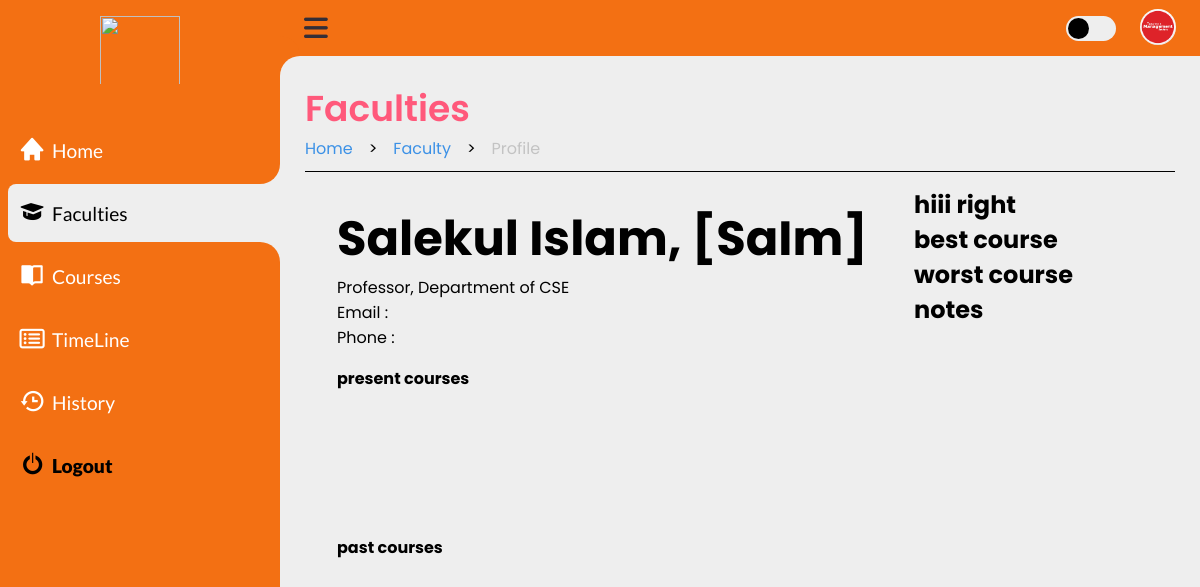
The app's page /faculty/faculty_profile.php?f_id=4 (signed in) with its own data.
### tables this page shows
CREATE TABLE `accounts` (
  `ac_id` int(2) NOT NULL,
  `username` varchar(35) NOT NULL,
  `useremail` varchar(50) NOT NULL,
  `userpassword` varchar(255) NOT NULL,
  `priority` int(3) NOT NULL,
  `img` varchar(255) NOT NULL
);

CREATE TABLE `faculty` (
  `f_id` int(4) NOT NULL,
  `f_name` varchar(70) NOT NULL,
  `f_code` varchar(20) NOT NULL,
  `f_mail` varchar(50) NOT NULL,
  `f_contact` varchar(11) NOT NULL,
  `dept` varchar(50) NOT NULL,
  `desig` varchar(50) NOT NULL,
  `f_room` int(5) NOT NULL,
  `f_current_T` int(2) NOT NULL DEFAULT 0,
  `f_max_T` int(2) NOT NULL DEFAULT 0,
  `f_current_L` int(2) NOT NULL DEFAULT 0,
  `f_max_L` int(2) NOT NULL DEFAULT 0,
  `visible` int(2) NOT NULL DEFAULT 1
);

### accounts/fetch_info_BE.php (called while the page is built, shortened)
<?php
    include('/xampp/htdocs/web_Progrmming_project/db_con.php');
    if (isset($_SESSION['ac_id']) && isset($_SESSION['prior'])) {
        $ac_id = $_SESSION['ac_id'];
        $prior = $_SESSION['prior'];
        $sql = "SELECT username, useremail, img FROM accounts WHERE ac_id = $ac_id AND priority = $prior";
        $result = mysqli_query($con, $sql);
            if (mysqli_num_rows($result) == 1) {
                $row = mysqli_fetch_array($result);
                $img = $row['img'];
            } else {
                $_SESSION['red'] = "Warning: Failed to fetch data";
                exit(0);
            }
        } else {
            $_SESSION['red'] = "Warning: Please Login First";
            header("Location: /log_Sign/Login.php");
            exit(0);
    }
?>

### faculty/faculty_details_BE.php (called while the page is built, shortened)
<?php
    include('/xampp/htdocs/web_Progrmming_project/db_con.php');
if (isset($_SESSION['ac_id']) && isset($_SESSION['prior'])) {
    if (isset($_GET['f_id'])) {
        $f_id = $_GET['f_id'];
        $sql = "SELECT * FROM faculty WHERE f_id = $f_id";
        $result = $con->query($sql);
        if ($result->num_rows > 0) {
            while ($row = $result->fetch_assoc()) {
                $f_name = $row['f_name'];
                $f_code = $row['f_code'];
                $dept = $row['dept'];
                $desig = $row['desig'];
            }
        } else {
            echo 'error';
        }
    } else {
        echo 'error';
    }
} else {
    echo 'Unauthorized access';
}
?>

### faculty/faculty_profile.php (the view, shortened to what this page needs)
<?php
    include('/xampp/htdocs/web_Progrmming_project/accounts/fetch_info_BE.php');
    include('/xampp/htdocs/web_Progrmming_project/faculty/faculty_details_BE.php');
?>
<!DOCTYPE html>
<html lang="en">
    <head>
        <link rel="stylesheet" href="https://cdnjs.cloudflare.com/ajax/libs/font-awesome/6.4.0/css/all.min.css"/>
        <link href='https://unpkg.com/boxicons@2.1.4/css/boxicons.min.css' rel='stylesheet'>
        <link rel="stylesheet" href="/faculty/faculty_profile.css">
    </head>
    <body>
        <section class="sidebar">
            <a href="#" class="logo">
                <img src="#"/>
            </a>
            <ul class="side-menu top">
                <li>
                <a href="/home/Home.php" class="nav-link">
                    <i style="font-size: 1.7rem;" class='bx bxs-home' ></i>
                    <span class="text">Home</span>
                </a>
                </li>
                <li class="active">
                <a href="/faculty/Faculty.php" class="nav-link">
                    <i style="font-size: 1.7rem;" class='bx bxs-graduation' ></i>
                    <span class="text">Faculties</span>
                </a>
                </li>
                <li>
                <a href="/course/course.php" class="nav-link">
                    <i style="font-size: 1.6rem;" class='bx bxs-book-open'></i>
                    <span class="text">Courses</span>
                </a>
                </li>
                <li>
                <a href="/timeline/timeline.php" class="nav-link">
                    <i style="font-size: 1.4rem;" class="fa-regular fa-rectangle-list"></i>
                    <span class="text">TimeLine</span>
                </a>
                </li>
                <li>
                    <a href="/history/history.php" class="nav-link">
                        <i style="font-size: 1.7rem;" class='bx bx-history' ></i>
                        <span class="text">History</span>
                    </a>
                </li>
                <li>
                <a href="/log_Sign/logout_BE.php" class="logout">
                    <i style="font-size: 1.7rem; font-weight:900;" class='bx bx-power-off' ></i>
                    <span class="text">Logout</span>
                </a>
                </li>
            </ul>
        </section>
        <section class="content">
            <nav class="e">
                <i class="fas fa-bars menu-btn"></i>
                <form action="#">
                </form>
                <label for="switch-mode" class="switch-mode"></label>
                <a href="/accounts/account.php" class="profile"><img src="../accounts/<?php echo $img ?>" alt="profile"/></a>
            </nav>
            <main class="mn">
                <div class="head-title">
                    <div class="left">
                        <h1>Faculties</h1>
                        <ul class="breadcrumb">
                            <li><a class="active" href="/home/Home.php">Home</a></li>
                            <li>></li>
                            <li><a class="active" href="/faculty/Faculty.php">Faculty</a></li>
                            <li>></li>
                            <li><a>Profile</a></li>
                        </ul>
                    </div>
                </div>
                <div class="profileBox">
                <div class="left">
                        <div class="details">
                            <h1><?php echo $f_name,", [", $f_code, "]" ?></h1>
                            <p><?php echo $desig, ", Department of ", $dept ?></p>
                            <p><?php echo "Email : ", $f_mail ?></p>
                            <p><?php echo "Phone : ", $f_contact ?></p>
                        </div>
                        <h1 id="header">present courses</h1>
                        <div class="present">
                        </div>
                        <h1 id="header">past courses</h1>
                        <div class="present">
                        </div>
                    </div>
                    <div class="right">
                        <h1>hiii right</h1>
                        <div class="box">
                            <div class="best">
                                <h1>best course</h1>
                            </div>
                            <div class="worst">
                                <h1>worst course</h1>
                            </div>
                            <div class="notes">
                                <h1>notes</h1>
                            </div>
                        </div>
                    </div>
                </div>
            </main>
        </section>
    </body>
</html>

### records on screen
accounts: img (picture)
faculty: f_name "Salekul Islam", f_code "SaIm", desig "Professor", dept "CSE"
